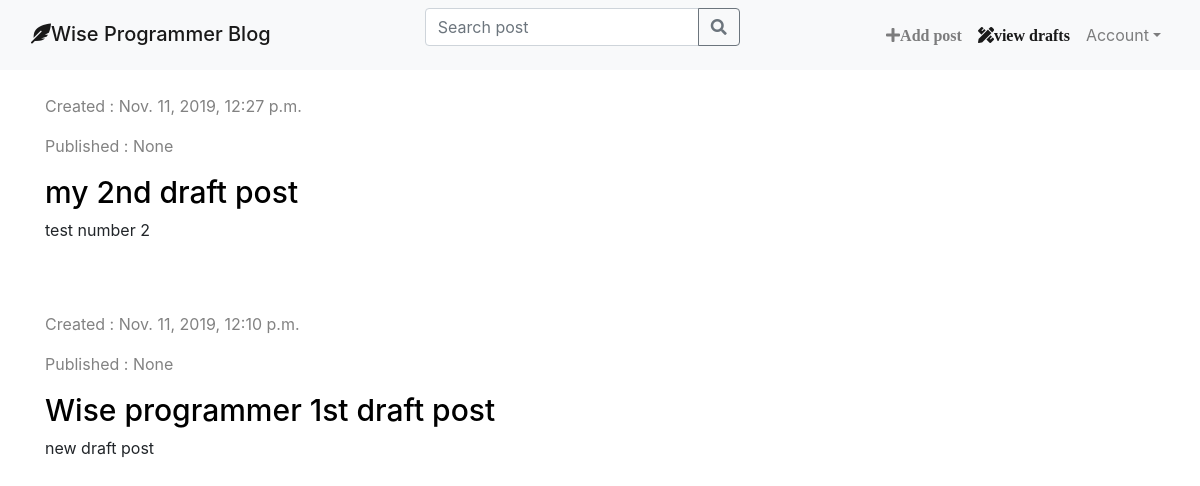
Before: /drafts/ (signed in) with the older database file.
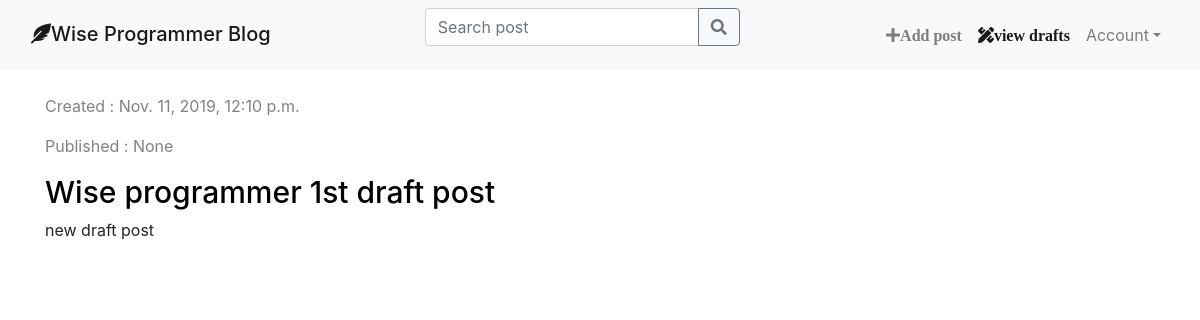
After: the same page with the newer database file.
### blog/models.py (models this page shows, shortened)
class Post(models.Model):
    author = models.ForeignKey('auth.User', on_delete=models.CASCADE)
    title = models.CharField(max_length=10000)
    text = models.TextField()
    created_date = models.DateTimeField(default=timezone.now)
    published_date = models.DateTimeField(blank=True, null=True)
    edited_date = models.DateTimeField(blank=True, null=True)

### blog/views.py (the view)
# urls.py: path('drafts/', views.post_draft_list, name='post_draft_list'),
@login_required
def post_draft_list(request):
    post = Post.objects.filter(
        published_date__isnull=True).order_by('-created_date')
    stuff_for_frontend = {'posts': post}
    return render(request, 'blog/post_draft_list.html', stuff_for_frontend)

### blog/templates/blog/post_draft_list.html (shortened to what this page needs)
{% extends 'blog/base.html' %}
{% block nav %}
<li class="nav-item">
    <a class="nav-link" href="{% url 'post_new'%}"><i class="fa fa-plus">Add post</i></a>
</li>
<li class="nav-item active">
    <a class="nav-link" href="{% url 'post_draft_list' %}"><i class="fas fa-pencil-ruler fa">view drafts</i></a>
</li>
{% endblock%}
    {% block content%}
        {% for post in posts %}
            <div class="post">
                <div class="date">
                    <p>Created : {{ post.created_date }}</p>
                    <p> Published : {{ post.published_date }}</p>
                </div>
                <h1> <a href="{% url 'post_detail' pk=post.pk %}"> {{ post.title }} </a> </h1>
                <p> {{ post.text | truncatechars:50}} </p>
            </div>
        {% endfor %}
    {% endblock %}

Changed rows visible on the page:
no longer on this page (row edited): Post: created_date "Nov. 11, 2019, 12:27 p.m.", published_date "None", title "my 2nd draft post", text "test number 2"
